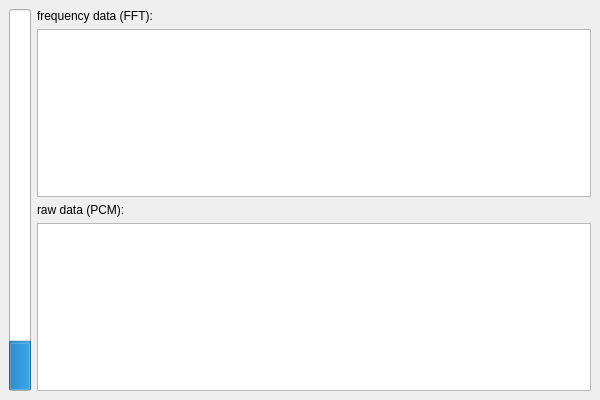
<?xml version="1.0" encoding="UTF-8"?>
<ui version="4.0">
 <class>MainWindow</class>
 <widget class="QMainWindow" name="MainWindow">
  <property name="geometry">
   <rect>
    <x>0</x>
    <y>0</y>
    <width>600</width>
    <height>400</height>
   </rect>
  </property>
  <property name="windowTitle">
   <string>Bat Watcher 101</string>
  </property>
  <widget class="QWidget" name="centralwidget">
   <layout class="QHBoxLayout" name="horizontalLayout">
    <item>
     <widget class="QProgressBar" name="pbLevel">
      <property name="maximum">
       <number>1000</number>
      </property>
      <property name="value">
       <number>123</number>
      </property>
      <property name="textVisible">
       <bool>false</bool>
      </property>
      <property name="orientation">
       <enum>Qt::Vertical</enum>
      </property>
     </widget>
    </item>
    <item>
     <widget class="QFrame" name="frame">
      <property name="frameShape">
       <enum>QFrame::NoFrame</enum>
      </property>
      <property name="frameShadow">
       <enum>QFrame::Plain</enum>
      </property>
      <layout class="QVBoxLayout" name="verticalLayout">
       <property name="margin">
        <number>0</number>
       </property>
       <item>
        <widget class="QLabel" name="label">
         <property name="text">
          <string>frequency data (FFT):</string>
         </property>
        </widget>
       </item>
       <item>
        <widget class="PlotWidget" name="grFFT"/>
       </item>
       <item>
        <widget class="QLabel" name="label_2">
         <property name="text">
          <string>raw data (PCM):</string>
         </property>
        </widget>
       </item>
       <item>
        <widget class="PlotWidget" name="grPCM"/>
       </item>
      </layout>
     </widget>
    </item>
   </layout>
  </widget>
 </widget>
 <customwidgets>
  <customwidget>
   <class>PlotWidget</class>
   <extends>QGraphicsView</extends>
   <header>pyqtgraph</header>
  </customwidget>
 </customwidgets>
 <resources/>
 <connections/>
</ui>
